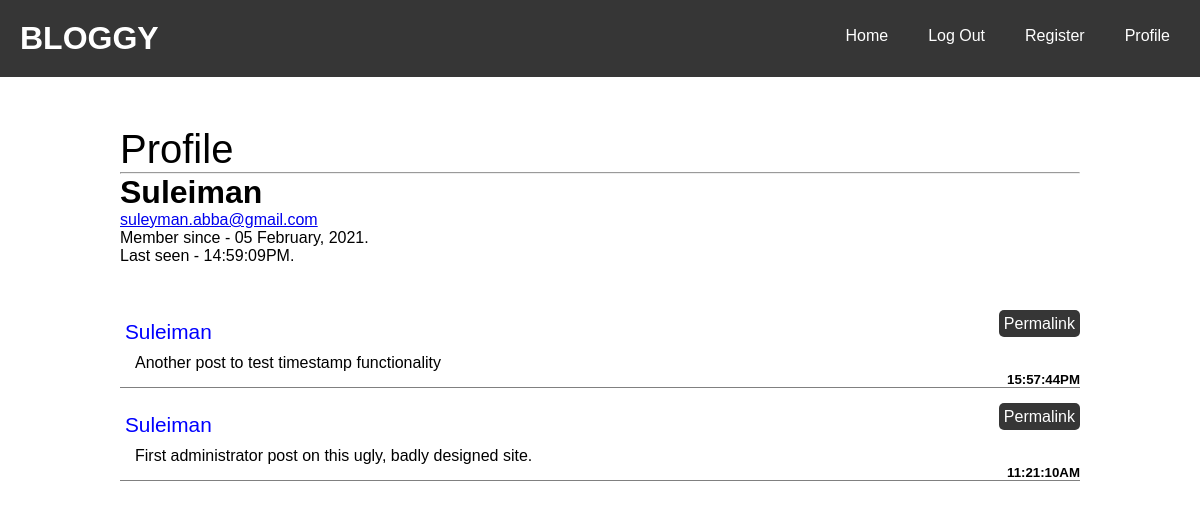
Screenshot of /user/Suleiman (signed in) with the database file from the repository.
### blog/models.py (models this page shows, shortened)
class User(UserMixin, db.Model):
    __tablename__ = 'users'
    id = db.Column(db.Integer, primary_key = True)
    email = db.Column(db.String(64), unique = True, index = True)
    username = db.Column(db.String(64), unique = True, index = True)
    password_hash = db.Column(db.String(128))
    confirmed = db.Column(db.Boolean, default = True)
    name = db.Column(db.String(64))
    location = db.Column(db.String(64))
    about_me = db.Column(db.Text())
    member_since = db.Column(db.DateTime(), default = datetime.today())
    last_seen = db.Column(db.DateTime(), default = datetime.today())
    posts = db.relationship('Post', backref = 'author', lazy = 'dynamic')
    followed = db.relationship('Follow',
                               foreign_keys = [Follow.follower_id],
                               backref = db.backref('follower', lazy = 'joined'),
                               lazy = 'dynamic',
                               cascade = 'all, delete-orphan')
    followers = db.relationship('Follow',
                               foreign_keys = [Follow.followed_id],
                               backref = db.backref('followed', lazy = 'joined'),
                               lazy = 'dynamic',
                               cascade = 'all, delete-orphan')
    role_id = db.Column(db.Integer, db.ForeignKey('roles.id'))
    """
    Password is a decorated property that raises an error when it is accessed.
    Of course even with brute force, it cannot be recovered as it has been hashed.
    The setter does the hashing and a verify method is needed at last.
    """
    @property
    def password(self):
        raise AttributeError('ACCESS DENIED! PASSWORD CANNOT BE READ!')
    def can(self, perm):
        return self.role is not None and self.role.has_permission(perm)
    def is_administrator(self):
        return self.can(Permission.ADMIN)
    def ping(self):
        self.last_seen = datetime.utcnow()
        db.session.add(self)
        db.session.commit()

class Post(db.Model):
    __tablename__ = 'posts'
    id = db.Column(db.Integer, primary_key = True)
    body = db.Column(db.Text())
    timestamp = db.Column(db.DateTime(), index = True, default = datetime.now())
    author_id = db.Column(db.Integer, db.ForeignKey('users.id'))

### blog/main/views.py (the view)
@main.route('/user/<username>')
@login_required
def user(username):
    u = User.query.filter_by(username = username).first_or_404()
    posts = u.posts.order_by(Post.timestamp.desc()).all()
    return render_template('main/user.html', user = u, posts = posts)

### blog/auth/views.py (called while the page is built)
@auth.before_app_request
def before_request():
    if current_user.is_authenticated:
        current_user.ping()
        if not current_user.confirmed \
                and request.endpoint \
                and request.blueprint != 'auth' \
                and request.endpoint != 'static':
            return redirect(url_for('auth.unconfirmed'))

### blog/main/__init__.py (called while the page is built)
@main.app_context_processor
def inject_permissions():
    return dict(Permission = Permission)

### blog/models.py (called while the page is built)
@login_manager.user_loader
def load_user(user_id):
    return User.query.get(int(user_id))

    def has_permission(self, perm):
        return self.permissions & perm == perm

### blog/templates/main/user.html (shortened to what this page needs)
{% extends "base.html" %}
{% block page_name %}Profile{% endblock %}
{% block body %}
    <h1>{{ user.username | capitalize }}</h1>
    {% if user.is_administrator() %}
        <p><a href="mailto:{{ user.email }}">{{ user.email }}</a></p>
    {% endif %}
    <p>
        Member since - {{ user.member_since.strftime('%d %B, %Y') }}.
    </p>
    <p>
        Last seen - {{ user.last_seen.strftime('%X%p') }}.
    </p>
    {% include "_posts.html" %}
{% endblock %}

### blog/templates/_posts.html (shortened to what this page needs)
<div class="posts">
   {% for post in posts %}
        <li class="post">
            <div class="post-author">
                <a
                href="{{ url_for('.user', username = post.author.username) }}">
                    {{ post.author.username }}
                </a>
            </div>
            <div  class="post-date">
                <h5>
                    {{ post.timestamp.strftime("%X%p") }}
                </h5>
            </div>
            <div class="post-body">
                <a href="{{ url_for('main.post',
                            post_id = post.id, _external=True) }}">
                    {{ post.body }}
                </a>
            </div>
            <div class="post-footer">
                <a class="permalink" href="{{ url_for('.post',
                         post_id = post.id, _external=True) }}">
                    Permalink
                </a>
            </div>
        </li>
    {% endfor %}
</div>

### blog/templates/_posts.html (style rules this page uses)
.post { position: relative; margin: 0 0 20px 0; }
.post-author a { text-decoration: none; color: blue; font-size: 1.3rem; }
.post-date { position: absolute; bottom: 0; right: 0; }
.post-body a { text-decoration: none; color: rgb(0, 0, 0); }
.post-footer { position: absolute; top: 0; right: 0; }
.post-footer .permalink { text-decoration: none; color: rgb(255, 255, 255); padding: 5px 5px; background-color: rgb(54, 54, 54); border-radius: 5px; margin-left: 5px; }

### rows the page displays
User: username "Suleiman", email "suleyman.abba@gmail.com", member_since "05 February, 2021", last_seen "14:59:09PM"
Post: author.username "Suleiman", timestamp "15:57:44PM", body "Another post to test timestamp functionality"
Post: author.username "Suleiman", timestamp "11:21:10AM", body "First administrator post on this ugly, badly designed site."
